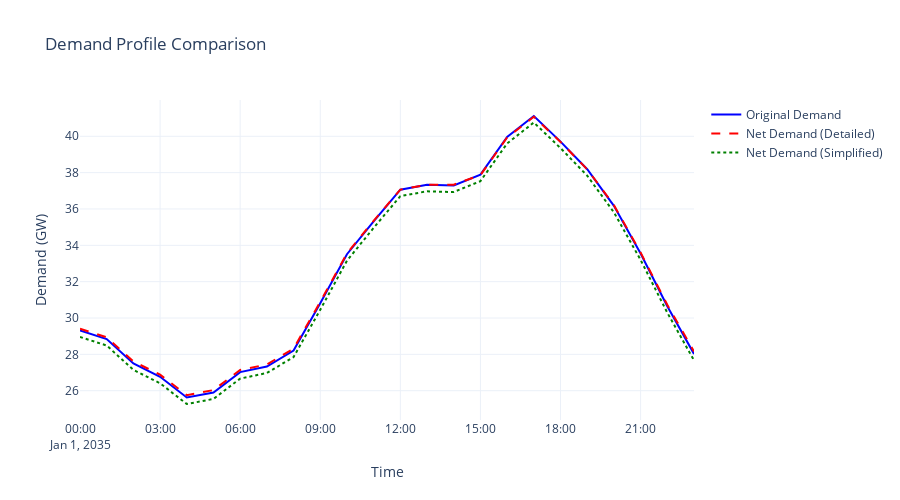

The code cell stored with this chart in its notebook:
### Code cell
# Compare demand profiles
fig = go.Figure()

# Total demand (same for both models initially)
total_demand = n_day.loads_t.p_set.sum(axis=1)

fig.add_trace(go.Scatter(
    x=total_demand.index,
    y=total_demand / 1000,
    name='Original Demand',
    line=dict(color='blue', width=2)
))

# Net demand after flexibility (detailed)
if len(n_detailed.stores_t.p) > 0:
    store_power = n_detailed.stores_t.p.sum(axis=1)
    net_demand_detailed = total_demand - store_power
    fig.add_trace(go.Scatter(
        x=net_demand_detailed.index,
        y=net_demand_detailed / 1000,
        name='Net Demand (Detailed)',
        line=dict(color='red', width=2, dash='dash')
    ))

# DR dispatch (simplified)
dr_gens = n_simplified.generators[n_simplified.generators.carrier == 'demand_response']
if len(dr_gens) > 0 and len(n_simplified.generators_t.p) > 0:
    dr_cols = [g for g in dr_gens.index if g in n_simplified.generators_t.p.columns]
    if dr_cols:
        dr_dispatch = n_simplified.generators_t.p[dr_cols].sum(axis=1)
        net_demand_simplified = total_demand - dr_dispatch
        fig.add_trace(go.Scatter(
            x=net_demand_simplified.index,
            y=net_demand_simplified / 1000,
            name='Net Demand (Simplified)',
            line=dict(color='green', width=2, dash='dot')
        ))

fig.update_layout(
    title='Demand Profile Comparison',
    xaxis_title='Time',
    yaxis_title='Demand (GW)',
    height=500,
    template='plotly_white'
)
fig.show()
